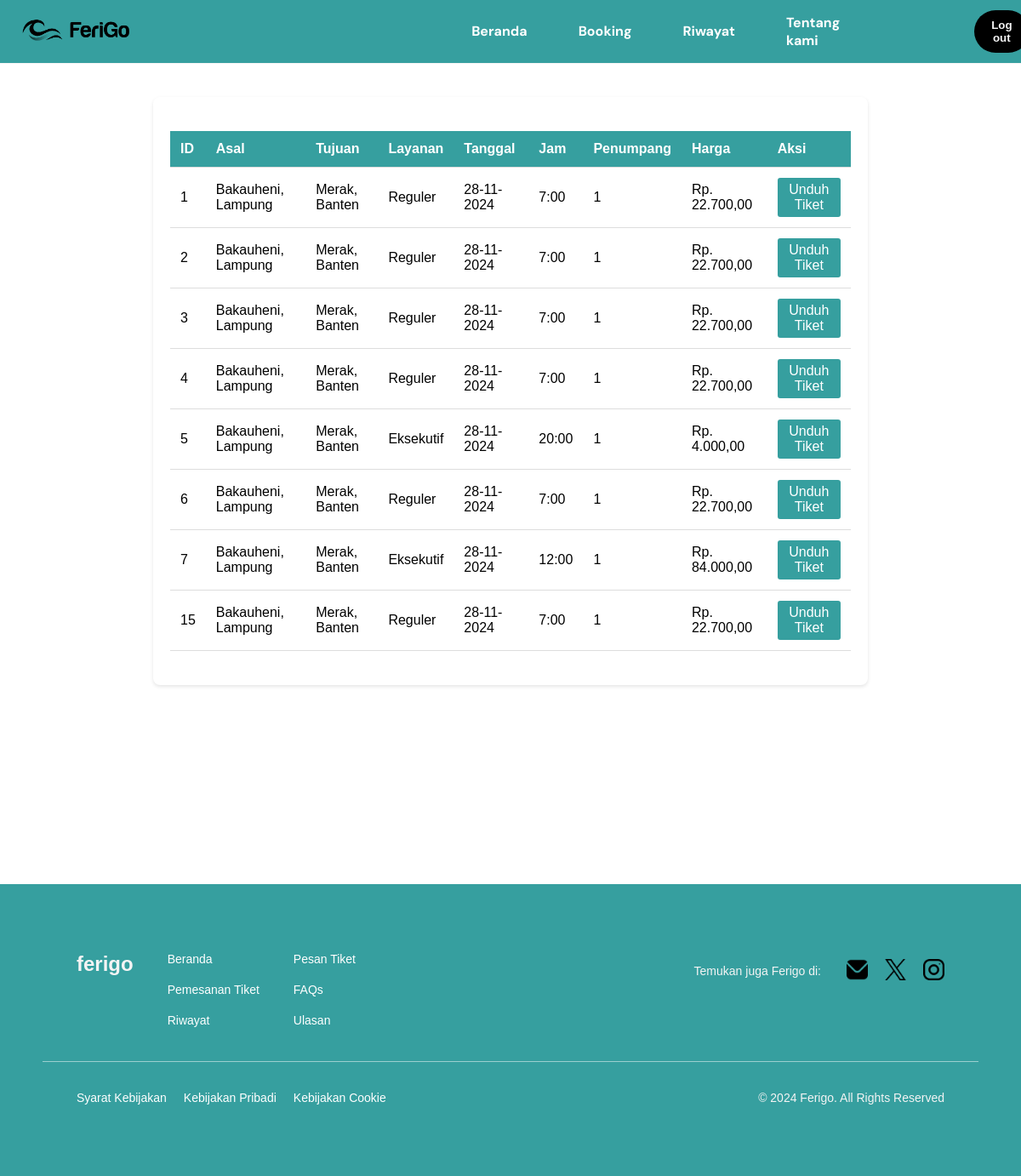
Screenshot of /Ferigo/page/riwayat/riwayat.php (signed in) with the database file from the repository.
### tables this page shows
CREATE TABLE `riwayat_pemesanan` (
  `id` int NOT NULL,
  `nickname` varchar(50) DEFAULT NULL,
  `asal` varchar(50) DEFAULT NULL,
  `tujuan` varchar(50) DEFAULT NULL,
  `layanan` varchar(50) DEFAULT NULL,
  `tanggal` date DEFAULT NULL,
  `jam` varchar(20) DEFAULT NULL,
  `penumpang` int DEFAULT NULL,
  `harga` int DEFAULT NULL
);

### Ferigo/functions/functions.php (called while the page is built, shortened)
<?php
    $conn = mysqli_connect('localhost', 'root', '', 'ferigodb');
    function query($query){
        global $conn;
        $result  = mysqli_query($conn, $query);
        $rows = [];
        while ($row = mysqli_fetch_assoc($result)) {
            $rows[] = $row;
            }
            return $rows;
    }
?>

### Ferigo/page/riwayat/riwayat.php (the view, shortened to what this page needs)
<?php
    require_once '../../functions/functions.php';
    $nickname = $_SESSION['nickname'];
    $data = query("SELECT * FROM riwayat_pemesanan WHERE nickname = '$nickname' ORDER BY id ASC");
?>
<!DOCTYPE html>
<html lang="en">
<head>
</head>
<body>
<header>
    <div class="container">
      <nav>
        <ul>
          <li><a class="brand"><img alt src="../../img/logo.png" class="logo"></a></li>
          <li><a href="<?= BASEURL; ?>" id="beranda">Beranda</a></li>
          <li><a href="<?= BASEURL; ?>">Booking</a></li>
          <li><a href="#notif">Riwayat</a></li>
          <li><a href="#footer">Tentang kami</a></li>
        </ul>
      </nav>
      <a href="<?= BASEURL; ?>/page/pageLogin/logout.php"><button class="login-btn">Log out</button></a>
    </div>
</header>
  <div class="gap3" id="beranda">
    <br><br><br>
  </div>
    <div class="container-history">
        <table>
            <thead>
                <tr>
                    <th>ID</th>
                    <th>Asal</th>
                    <th>Tujuan</th>
                    <th>Layanan</th>
                    <th>Tanggal</th>
                    <th>Jam</th>
                    <th>Penumpang</th>
                    <th>Harga</th>
                    <th>Aksi</th>
                </tr>
            </thead>
            <tbody>
                <?php if (count($data) > 0): ?>
                    <?php foreach ($data as $d): ?>
                        <tr>
                            <td><?= $d['id'] ?></td>
                            <td><?= $d['asal'] ?></td>
                            <td><?= $d['tujuan'] ?></td>
                            <td><?= $d['layanan'] ?></td>
                            <td><?= date('d-m-Y', strtotime($d['tanggal'])) ?></td>
                            <td><?= $d['jam'] ?></td>
                            <td><?= $d['penumpang'] ?></td>
                            <td>Rp. <?= number_format($d['harga'], 2, ',', '.') ?></td>
                            <td><a href="<?= BASEURL.'/page/jadwal/ticketing/ticket.php?id='.$d['id']?>" class="download-button">Unduh Tiket</a></td>
                        </tr>
                    <?php endforeach; ?>
                <?php else: ?>
                    <tr>
                        <td colspan="8" style="text-align: center;">Tidak ada riwayat pemesanan.</td>
                    </tr>
                <?php endif; ?>
            </tbody>
        </table>
    </div>
    <br><br><br><br><br><br><br><br><br><br><br><br><br>
<footer>
  <div class="footer-content" id="footer">
    <div class="footer-left">
      <div class="footer-logo">ferigo</div>
      <nav class="footer-nav">
        <a href="#beranda">Beranda</a>
        <a href="#pemesanan">Pemesanan Tiket</a>
        <a href="#">Riwayat</a>
      </nav>
      <nav class="footer-nav">
        <a href="#pemesanan">Pesan Tiket</a>
        <a href="#testimonial">FAQs</a>
        <a href="#testimonial">Ulasan</a>
      </nav>
    </div>
    <div class="footer-right">
      <div class="social-media">
        <p>Temukan juga Ferigo di:</p>
        <a href=#><img src="../../img/email.png" alt="Email"></a>
        <a href="#"><img src="../../img/twitter.png" alt="Twitter"></a>
        <a href="#"><img src="../../img/instagram.png" alt="Instagram"></a>
      </div>
    </div>
  </div>
  <div class="footer-bottom">
    <nav class="footer-policy">
      <a href="#">Syarat Kebijakan</a>
      <a href="#">Kebijakan Pribadi</a>
      <a href="#">Kebijakan Cookie</a>
    </nav>
    <p>© 2024 Ferigo. All Rights Reserved</p>
  </div>
</footer>
</body>
</html>

### Ferigo/page/riwayat/riwayat.php (style rules this page uses)
body { font-family: 'Arial', sans-serif; background-repeat: no-repeat; background-position: center; background-size: cover; margin: 0; padding: 0; }
.container { padding-left: 5px; padding-right: 20px; display: flex; justify-content: space-between; align-items: center; background-color: #369f9f; border-bottom: 1px solid #f4f4f4; position: fixed; width: 100%; font-family: 'DM sans', sans-serif; z-index: 1; }
nav ul { margin: 0; font-weight: bold; list-style: none; display: flex; justify-content: space-between; align-items: center; padding: 1px 1px; z-index: 1; }
nav ul li { padding: 0px 0px; margin: 0 10px; }
nav ul li a { text-decoration: none; color: white; }
.gap3 { margin-bottom: 60px; }
.login-btn { transition: background-color 0.3s ease; font-weight: 700; padding: 10px 20px; background-color: #000; color: #f4f4f4; border-radius: 40px; border: none; cursor: pointer; margin-right: 20px; }
table { width: 100%; border-collapse: collapse; margin: 20px 0; background-color: #fff; }
th, td { padding: 12px; text-align: left; border-bottom: 1px solid #ddd; }
th { background-color: #369f9f; color: white; }
.container-history { max-width: 800px; margin: 0 auto; background-color: #fff; padding: 20px; border-radius: 8px; box-shadow: 0 2px 4px rgba(0, 0, 0, 0.1); }
.download-button { display: inline-block; padding: 5px 10px; background-color: #369f9f; color: white; text-decoration: none; border-radius: 3px; text-align: center; margin: 0; transition: background-color 0.3s; }
footer { background-color: #369f9f; color: #f4f4f4; padding: 50px ; text-align: left; font-size: 14px; }
.footer-content { display: flex; justify-content: space-between; padding: 0 40px; margin-bottom: 40px; margin-top: 30px; }
.footer-left { display: flex; grid-template-columns: repeat(2, 1fr); gap: 40px; }
.footer-right { display: flex; flex-direction: column; gap: 10px; }
.footer-logo { font-size: 24px; font-weight: bold; margin-bottom: 10px; }
.footer-nav { display: flex; flex-direction: column; gap: 20px; }
.footer-nav a { color: white; text-decoration: none; }
.social-media { display: flex; align-items: center; gap: 20px; }
.social-media p { margin-right: 10px; }
.social-media a img { width: 25px; height: 25px; }
.footer-bottom { border-top: 1px solid rgba(255, 255, 255, 0.5); padding: 20px 40px; display: flex; justify-content: space-between; align-items: center; flex-wrap: wrap; }
.footer-policy { display: flex; gap: 20px; }
.footer-policy a { color: white; text-decoration: none; }

### rows the page displays
riwayat_pemesanan: id "1", asal "Bakauheni, Lampung", tujuan "Merak, Banten", layanan "Reguler", tanggal "28-11-2024", jam "7:00", penumpang "1", harga "22.700,00"
riwayat_pemesanan: id "2", asal "Bakauheni, Lampung", tujuan "Merak, Banten", layanan "Reguler", tanggal "28-11-2024", jam "7:00", penumpang "1", harga "22.700,00"
riwayat_pemesanan: id "3", asal "Bakauheni, Lampung", tujuan "Merak, Banten", layanan "Reguler", tanggal "28-11-2024", jam "7:00", penumpang "1", harga "22.700,00"
riwayat_pemesanan: id "4", asal "Bakauheni, Lampung", tujuan "Merak, Banten", layanan "Reguler", tanggal "28-11-2024", jam "7:00", penumpang "1", harga "22.700,00"
riwayat_pemesanan: id "5", asal "Bakauheni, Lampung", tujuan "Merak, Banten", layanan "Eksekutif", tanggal "28-11-2024", jam "20:00", penumpang "1", harga "4.000,00"
riwayat_pemesanan: id "6", asal "Bakauheni, Lampung", tujuan "Merak, Banten", layanan "Reguler", tanggal "28-11-2024", jam "7:00", penumpang "1", harga "22.700,00"
riwayat_pemesanan: id "7", asal "Bakauheni, Lampung", tujuan "Merak, Banten", layanan "Eksekutif", tanggal "28-11-2024", jam "12:00", penumpang "1", harga "84.000,00"
riwayat_pemesanan: id "15", asal "Bakauheni, Lampung", tujuan "Merak, Banten", layanan "Reguler", tanggal "28-11-2024", jam "7:00", penumpang "1", harga "22.700,00"
